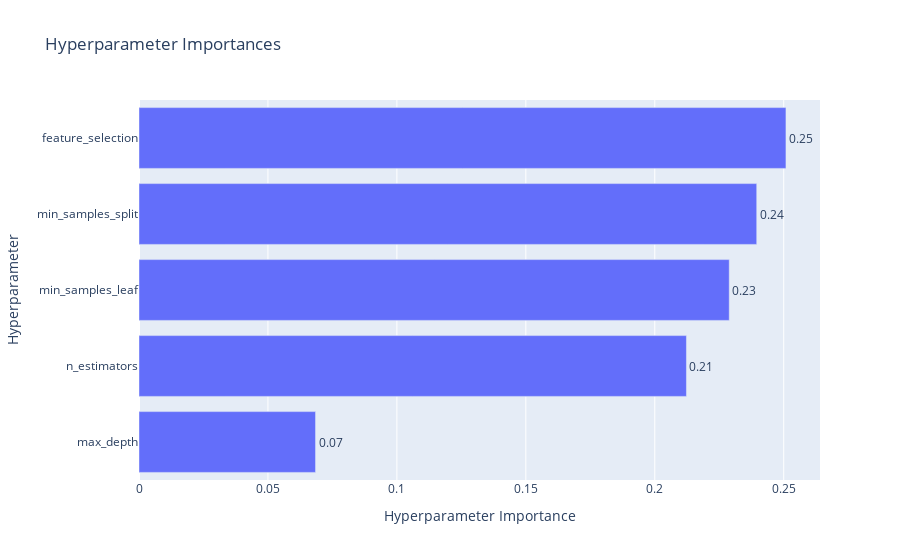
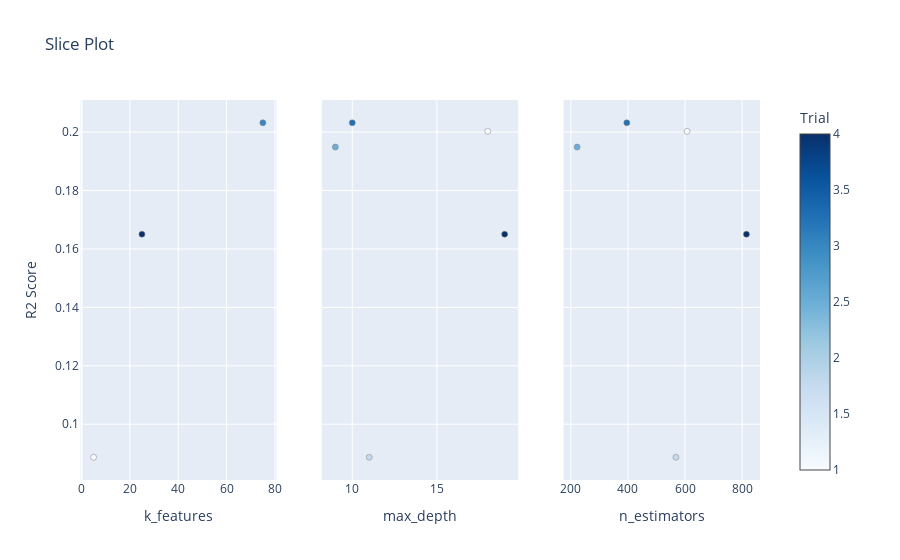

The notebook cell saved with these charts, in order:
### Markdown cell above
# Visualization

### Code cell
# 1. Parameter Importance Plot
fig = vis.plot_param_importances(study, target_name="R2 Score")
fig.show()

# 2. Slice Plot (Best for seeing individual parameter effects)
fig = vis.plot_slice(
    study,
    params=['max_depth','n_estimators','k_features'],
    target_name="R2 Score"
)
fig.show()

### Figure 1 — Plotly figure (JSON) as saved in the notebook; plotly's stock layout.template omitted (floating-point values rounded to 4 significant figures)
{"data": [{"cliponaxis": false, "hovertemplate": ["max_depth (IntDistribution): 0.06845612243891064<extra></extra>", "n_estimators (IntDistribution): 0.212275987674504<extra></extra>", "min_samples_leaf (IntDistribution): 0.2288717847133954<extra></extra>", "min_samples_split (IntDistribution): 0.2395323764640534<extra></extra>", "feature_selection (CategoricalDistribution): 0.25086372870913654<extra></extra>"], "name": "R2 Score", "orientation": "h", "text": ["0.07", "0.21", "0.23", "0.24", "0.25"], "textposition": "outside", "type": "bar", "x": [0.06846, 0.2123, 0.2289, 0.2395, 0.2509], "y": ["max_depth", "n_estimators", "min_samples_leaf", "min_samples_split", "feature_selection"]}], "layout": {"title": {"text": "Hyperparameter Importances"}, "xaxis": {"title": {"text": "Hyperparameter Importance"}}, "yaxis": {"title": {"text": "Hyperparameter"}}}}

### Figure 2 — Plotly figure (JSON) as saved in the notebook; plotly's stock layout.template omitted (floating-point values rounded to 4 significant figures)
{"data": [{"marker": {"color": [1, 3, 4], "colorbar": {"title": {"text": "Trial"}, "x": 1, "xpad": 40}, "colorscale": [[0, "rgb(247,251,255)"], [0.125, "rgb(222,235,247)"], [0.25, "rgb(198,219,239)"], [0.375, "rgb(158,202,225)"], [0.5, "rgb(107,174,214)"], [0.625, "rgb(66,146,198)"], [0.75, "rgb(33,113,181)"], [0.875, "rgb(8,81,156)"], [1, "rgb(8,48,107)"]], "line": {"color": "Grey", "width": 0.5}, "showscale": true}, "mode": "markers", "name": "Feasible Trial", "showlegend": false, "type": "scatter", "x": [5, 75, 25], "xaxis": "x", "y": [0.0887, 0.2032, 0.1651], "yaxis": "y"}, {"marker": {"color": [0, 1, 2, 3, 4], "colorbar": {"title": {"text": "Trial"}, "x": 1, "xpad": 40}, "colorscale": [[0, "rgb(247,251,255)"], [0.125, "rgb(222,235,247)"], [0.25, "rgb(198,219,239)"], [0.375, "rgb(158,202,225)"], [0.5, "rgb(107,174,214)"], [0.625, "rgb(66,146,198)"], [0.75, "rgb(33,113,181)"], [0.875, "rgb(8,81,156)"], [1, "rgb(8,48,107)"]], "line": {"color": "Grey", "width": 0.5}, "showscale": false}, "mode": "markers", "name": "Feasible Trial", "showlegend": false, "type": "scatter", "x": [18, 11, 9, 10, 19], "xaxis": "x2", "y": [0.2003, 0.0887, 0.1949, 0.2032, 0.1651], "yaxis": "y2"}, {"marker": {"color": [0, 1, 2, 3, 4], "colorbar": {"title": {"text": "Trial"}, "x": 1, "xpad": 40}, "colorscale": [[0, "rgb(247,251,255)"], [0.125, "rgb(222,235,247)"], [0.25, "rgb(198,219,239)"], [0.375, "rgb(158,202,225)"], [0.5, "rgb(107,174,214)"], [0.625, "rgb(66,146,198)"], [0.75, "rgb(33,113,181)"], [0.875, "rgb(8,81,156)"], [1, "rgb(8,48,107)"]], "line": {"color": "Grey", "width": 0.5}, "showscale": false}, "mode": "markers", "name": "Feasible Trial", "showlegend": false, "type": "scatter", "x": [607, 568, 222, 396, 815], "xaxis": "x3", "y": [0.2003, 0.0887, 0.1949, 0.2032, 0.1651], "yaxis": "y3"}], "layout": {"title": {"text": "Slice Plot"}, "xaxis": {"anchor": "y", "domain": [0, 0.2889], "title": {"text": "k_features"}}, "xaxis2": {"anchor": "y2", "domain": [0.3556, 0.6444], "title": {"text": "max_depth"}}, "xaxis3": {"anchor": "y3", "domain": [0.7111, 1], "title": {"text": "n_estimators"}}, "yaxis": {"anchor": "x", "domain": [0, 1], "title": {"text": "R2 Score"}}, "yaxis2": {"anchor": "x2", "domain": [0, 1], "matches": "y", "showticklabels": false}, "yaxis3": {"anchor": "x3", "domain": [0, 1], "matches": "y", "showticklabels": false}}}
